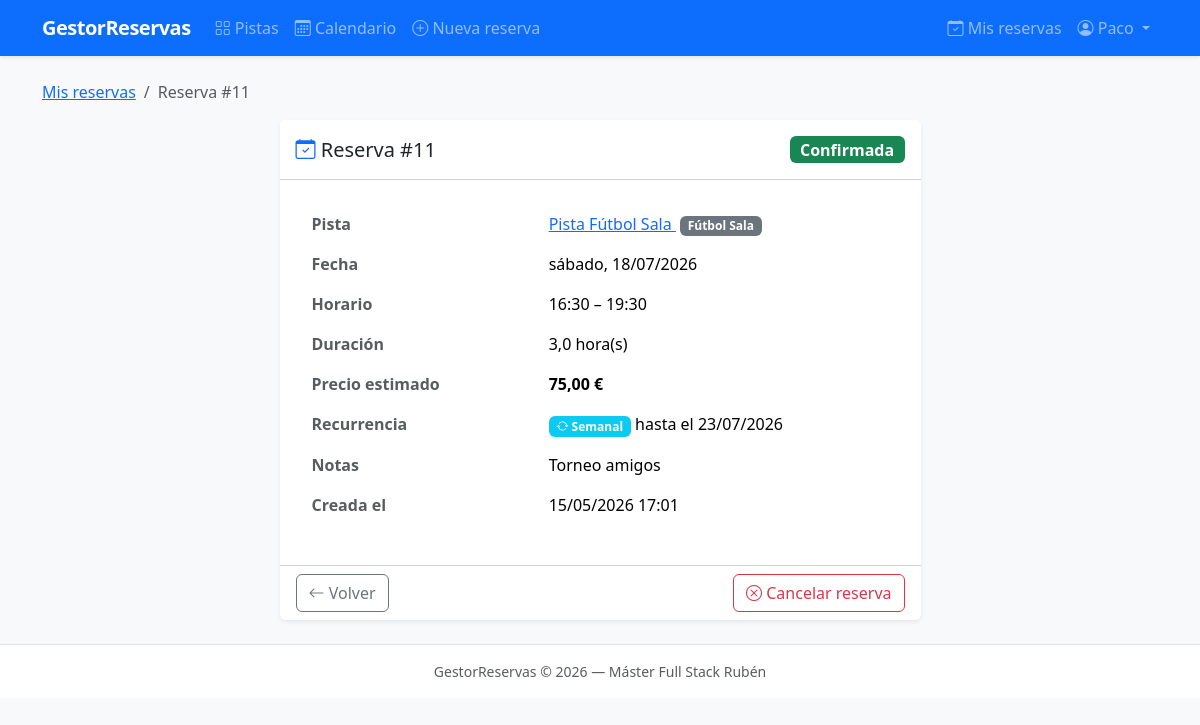
Page /mis-reservas/11/ (signed in) on the committed database.
### reservas/models.py (models this page shows, shortened)
class Booking(models.Model):
    STATUS_PENDING = 'pending'
    STATUS_CONFIRMED = 'confirmed'
    STATUS_CANCELLED = 'cancelled'
    STATUS_CHOICES = [
        (STATUS_PENDING, 'Pendiente'),
        (STATUS_CONFIRMED, 'Confirmada'),
        (STATUS_CANCELLED, 'Cancelada'),
    ]
    RECURRENCE_NONE = 'none'
    RECURRENCE_WEEKLY = 'weekly'
    RECURRENCE_CHOICES = [
        (RECURRENCE_NONE, 'Sin repetición'),
        (RECURRENCE_WEEKLY, 'Semanal'),
    ]
    user = models.ForeignKey(
        User, on_delete=models.CASCADE,
        related_name='bookings', verbose_name='usuario'
    )
    resource = models.ForeignKey(
        Resource, on_delete=models.CASCADE,
        related_name='bookings', verbose_name='pista'
    )
    date = models.DateField('fecha')
    start_time = models.TimeField('hora inicio')
    end_time = models.TimeField('hora fin')
    status = models.CharField(
        'estado', max_length=20,
        choices=STATUS_CHOICES, default=STATUS_CONFIRMED
    )
    is_recurring = models.BooleanField('es recurrente', default=False)
    recurrence_type = models.CharField(
        'tipo de recurrencia', max_length=20,
        choices=RECURRENCE_CHOICES, default=RECURRENCE_NONE
    )
    recurrence_end_date = models.DateField('fin de recurrencia', null=True, blank=True)
    notes = models.TextField('notas', blank=True)
    created_at = models.DateTimeField('creado el', auto_now_add=True)
    class Meta:
        verbose_name = 'Reserva'
        verbose_name_plural = 'Reservas'
        ordering = ['-date', 'start_time']
    @property
    def duration_hours(self):
        start = datetime.datetime.combine(self.date, self.start_time)
        end = datetime.datetime.combine(self.date, self.end_time)
        return (end - start).seconds / 3600
    @property
    def total_price(self):
        from decimal import Decimal
        return self.resource.price_per_hour * Decimal(str(self.duration_hours))
    @property
    def can_be_cancelled(self):
        return self.status != self.STATUS_CANCELLED and self.date >= timezone.now().date()

class Resource(models.Model):
    SPORT_CHOICES = [
        ('padel', 'Pádel'),
        ('tenis', 'Tenis'),
        ('futbol_sala', 'Fútbol Sala'),
        ('badminton', 'Bádminton'),
        ('squash', 'Squash'),
        ('baloncesto', 'Baloncesto'),
        ('otro', 'Otro'),
    ]
    name = models.CharField('nombre', max_length=100)
    sport_type = models.CharField('deporte', max_length=20, choices=SPORT_CHOICES)
    description = models.TextField('descripción', blank=True)
    capacity = models.PositiveIntegerField('capacidad (jugadores)', default=2)
    price_per_hour = models.DecimalField('precio por hora (€)', max_digits=6, decimal_places=2, default=0)
    is_active = models.BooleanField('activa', default=True)
    image = models.ImageField('imagen', upload_to='resources/', blank=True, null=True)
    class Meta:
        verbose_name = 'Pista'
        verbose_name_plural = 'Pistas'
        ordering = ['sport_type', 'name']

### reservas/views.py (the view)
# urls.py: path('mis-reservas/<int:pk>/', views.booking_detail, name='booking_detail'),
@login_required
def booking_detail(request, pk):
    booking = get_object_or_404(Booking, pk=pk, user=request.user)
    return render(request, 'reservas/booking_detail.html', {'booking': booking})

### reservas/templates/reservas/booking_detail.html (shortened to what this page needs)
{% extends 'base.html' %}
{% block content %}
<nav aria-label="breadcrumb" class="mb-3">
    <ol class="breadcrumb">
        <li class="breadcrumb-item"><a href="{% url 'reservas:booking_list' %}">Mis reservas</a></li>
        <li class="breadcrumb-item active">Reserva #{{ booking.pk }}</li>
    </ol>
</nav>
<div class="row justify-content-center">
    <div class="col-md-7">
        <div class="card shadow-sm border-0">
            <div class="card-header bg-white d-flex justify-content-between align-items-center py-3">
                <h2 class="h5 mb-0">
                    <i class="bi bi-calendar-check text-primary"></i> Reserva #{{ booking.pk }}
                </h2>
                <span class="badge fs-6
                    {% if booking.status == 'confirmed' %}bg-success
                    {% elif booking.status == 'pending' %}bg-warning text-dark
                    {% else %}bg-secondary{% endif %}">
                    {{ booking.get_status_display }}
                </span>
            </div>
            <div class="card-body p-4">
                <table class="table table-borderless">
                    <tbody>
                        <tr>
                            <th class="text-muted" width="40%">Pista</th>
                            <td>
                                <a href="{% url 'reservas:resource_detail' booking.resource.pk %}">
                                    {{ booking.resource.name }}
                                </a>
                                <span class="badge bg-secondary ms-1">{{ booking.resource.get_sport_type_display }}</span>
                            </td>
                        </tr>
                        <tr>
                            <th class="text-muted">Fecha</th>
                            <td>{{ booking.date|date:"l, d/m/Y" }}</td>
                        </tr>
                        <tr>
                            <th class="text-muted">Horario</th>
                            <td>{{ booking.start_time|time:"H:i" }} – {{ booking.end_time|time:"H:i" }}</td>
                        </tr>
                        <tr>
                            <th class="text-muted">Duración</th>
                            <td>{{ booking.duration_hours|floatformat:1 }} hora(s)</td>
                        </tr>
                        <tr>
                            <th class="text-muted">Precio estimado</th>
                            <td class="fw-semibold">{{ booking.total_price|floatformat:2 }} €</td>
                        </tr>
                        {% if booking.is_recurring %}
                            <tr>
                                <th class="text-muted">Recurrencia</th>
                                <td>
                                    <span class="badge bg-info">
                                        <i class="bi bi-arrow-repeat"></i> {{ booking.get_recurrence_type_display }}
                                    </span>
                                    hasta el {{ booking.recurrence_end_date|date:"d/m/Y" }}
                                </td>
                            </tr>
                        {% endif %}
                        {% if booking.notes %}
                            <tr>
                                <th class="text-muted">Notas</th>
                                <td>{{ booking.notes }}</td>
                            </tr>
                        {% endif %}
                        <tr>
                            <th class="text-muted">Creada el</th>
                            <td>{{ booking.created_at|date:"d/m/Y H:i" }}</td>
                        </tr>
                    </tbody>
                </table>
            </div>
            <div class="card-footer bg-transparent d-flex gap-2">
                <a href="{% url 'reservas:booking_list' %}" class="btn btn-outline-secondary">
                    <i class="bi bi-arrow-left"></i> Volver
                </a>
                {% if booking.can_be_cancelled %}
                    <a href="{% url 'reservas:booking_cancel' booking.pk %}" class="btn btn-outline-danger ms-auto">
                        <i class="bi bi-x-circle"></i> Cancelar reserva
                    </a>
                {% endif %}
            </div>
        </div>
    </div>
</div>
{% endblock %}

### reservas/templates/base.html (shortened to what this page needs)
<!DOCTYPE html>
<html lang="es">
<head>
    <link href="https://cdn.jsdelivr.net/npm/bootstrap@5.3.2/dist/css/bootstrap.min.css" rel="stylesheet">
    <link rel="stylesheet" href="https://cdn.jsdelivr.net/npm/bootstrap-icons@1.11.3/font/bootstrap-icons.min.css">
</head>
<body>
<nav class="navbar navbar-expand-lg navbar-dark bg-primary shadow-sm">
    <div class="container">
        <a class="navbar-brand" href="{% url 'reservas:home' %}">
             GestorReservas
        </a>
        <div class="collapse navbar-collapse" id="navbarMain">
            <ul class="navbar-nav me-auto">
                <li class="nav-item">
                    <a class="nav-link" href="{% url 'reservas:resource_list' %}">
                        <i class="bi bi-grid"></i> Pistas
                    </a>
                </li>
                <li class="nav-item">
                    <a class="nav-link" href="{% url 'reservas:calendar' %}">
                        <i class="bi bi-calendar3"></i> Calendario
                    </a>
                </li>
                {% if user.is_authenticated %}
                    <li class="nav-item">
                        <a class="nav-link" href="{% url 'reservas:booking_create' %}">
                            <i class="bi bi-plus-circle"></i> Nueva reserva
                        </a>
                    </li>
                {% endif %}
            </ul>
            <ul class="navbar-nav ms-auto">
                {% if user.is_authenticated %}
                    <li class="nav-item">
                        <a class="nav-link" href="{% url 'reservas:booking_list' %}">
                            <i class="bi bi-calendar-check"></i> Mis reservas
                        </a>
                    </li>
                    <li class="nav-item dropdown">
                        <a class="nav-link dropdown-toggle" href="#" data-bs-toggle="dropdown">
                            <i class="bi bi-person-circle"></i> {{ user.first_name|default:user.username }}
                        </a>
                    </li>
                {% endif %}
            </ul>
        </div>
    </div>
</nav>
<main class="container my-4">
    {% block content %}{% endblock %}
</main>
<footer class="py-3 mt-auto bg-white">
    <div class="container text-center text-muted small">
         GestorReservas &copy; {% now "Y" %} — Máster Full Stack Rubén
    </div>
</footer>
</body>
</html>

### reservas/templates/base.html (style rules this page uses)
body { background-color: #f8f9fa; }
.navbar-brand { font-weight: 700; letter-spacing: -0.5px; }
footer { border-top: 1px solid #dee2e6; }

### rows in the picture
Booking: pk "11", status "Confirmada", resource.name "Pista Fútbol Sala", resource.sport_type "Fútbol Sala", date "sábado, 18/07/2026", start_time "16:30", end_time "19:30", duration_hours "3,0", total_price "75,00", recurrence_type "Semanal", recurrence_end_date "23/07/2026", notes "Torneo amigos", created_at "15/05/2026 17:01"

### other values in the picture
{{ user.first_name|default:user.username }} "Paco"
